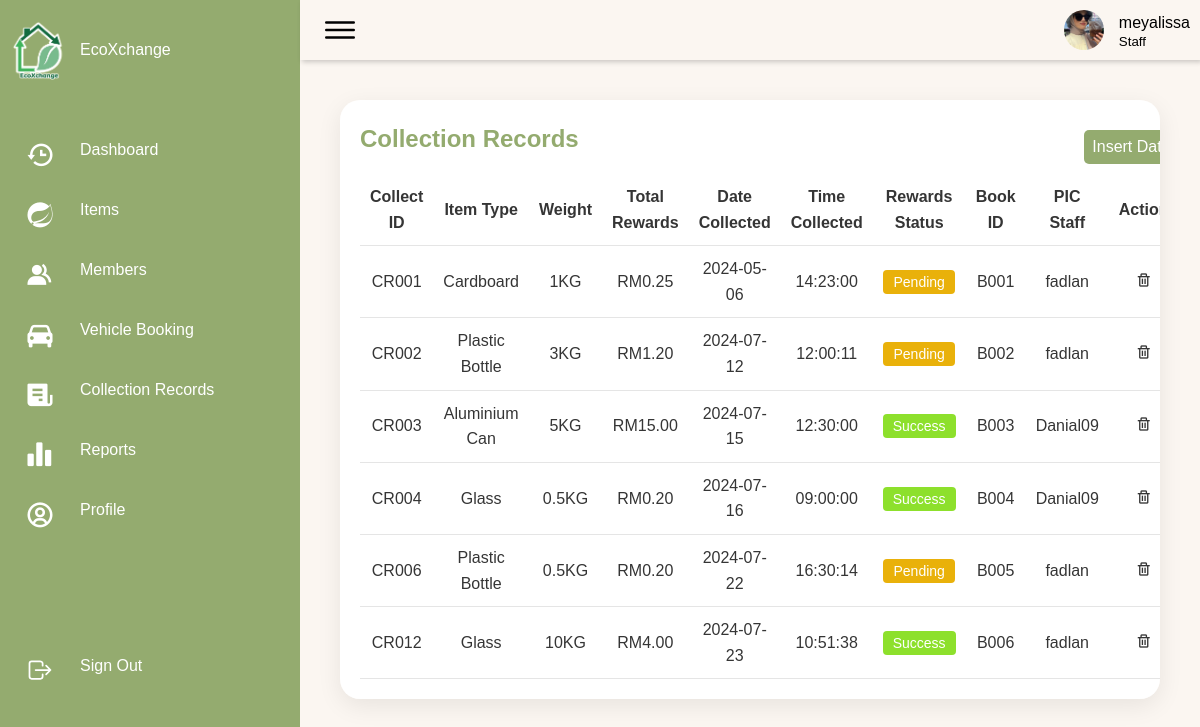
The page /EcoXchange/pages/records.php (signed in) on the database its author committed.
### tables this page shows
CREATE TABLE `staff` (
  `staff_ID` varchar(10) NOT NULL,
  `staff_username` varchar(20) NOT NULL,
  `staff_password` varchar(200) NOT NULL,
  `staff_first_name` varchar(30) NOT NULL,
  `staff_last_name` varchar(30) NOT NULL,
  `staff_contact_no` varchar(12) NOT NULL,
  `staff_email` varchar(30) NOT NULL,
  `category` varchar(30) NOT NULL,
  `staff_pict` varchar(255) NOT NULL
);

CREATE TABLE `collection_record` (
  `collect_ID` varchar(10) NOT NULL,
  `collect_weight` float NOT NULL,
  `total_amount` decimal(6,2) NOT NULL,
  `collect_date` date NOT NULL,
  `collect_time` time NOT NULL,
  `reward_status` varchar(15) NOT NULL,
  `book_ID` varchar(10) NOT NULL,
  `item_ID` varchar(10) NOT NULL,
  `staff_ID` varchar(10) NOT NULL
);

CREATE TABLE `item` (
  `item_ID` varchar(10) NOT NULL,
  `item_name` varchar(50) NOT NULL,
  `item_price` decimal(16,2) DEFAULT NULL,
  `item_pict` varchar(255) DEFAULT NULL
);

### EcoXchange/includes/fetchUserData.php (called while the page is built, shortened)
<?php
include("dbconn.php");
$username = $_SESSION['username'];
$role = $_SESSION['role'];
if ($role === 'Staff') {
    $sql = "SELECT * FROM staff WHERE staff_username = '$username'";
} elseif ($role === 'Customer') {
    $sql = "SELECT * FROM customer WHERE cust_username = '$username'";
} else {
    header("Location: ../pages/Login.php");
    exit();
}
$query = mysqli_query($dbconn, $sql) or die("Error: " . mysqli_error($dbconn));
$user = mysqli_fetch_assoc($query);
$name = $user["staff_username"] ?? $user["cust_username"];
$image = $user["staff_pict"] ?? $user["cust_pict"];
?>

### EcoXchange/pages/records.php (the view, shortened to what this page needs)
<?php
include('../includes/dbconn.php');
include('../includes/fetchUserData.php');
?>
<!DOCTYPE html>
<html lang="en">
<head>
    <link href="https://unpkg.com/boxicons@2.0.7/css/boxicons.min.css" rel="stylesheet" />
    <link rel="stylesheet" href="../style/records.css">
    <link rel="stylesheet" href="../style/alert.css">
</head>
<body>
    <div class="container">
        <?php include('sidebar-1.php'); ?>
        <div class="main">
            <?php include('header.php'); ?>
            <div class="content">
                <div class="details">
                    <div class="itemlist">
                        <div class="tableHeader">
                            <h2>Collection Records</h2>
                            <div class="button-add">
                                <a href='insert.php'><button>Insert Data</button></a>
                            </div>
                        </div>
                        <?php
                            $sql =
                            "SELECT * FROM collection_record r
                            JOIN staff s ON r.staff_ID = s.staff_ID
                            JOIN item i ON r.item_ID = i.item_ID;";
                            $query = mysqli_query($dbconn, $sql);
                            $num_rows = mysqli_num_rows($query);
                            if($num_rows == 0){
                                echo "No item found";
                            } else {
                                echo '<table class="table1">';
                                echo "<thead>";
                                echo"<tr>";
                                echo"<td>Collect ID</td>";
                                echo"<td>Item Type</td>";
                                echo"<td>Weight</td>";
                                echo"<td>Total Rewards</td>";
                                echo"<td>Date Collected</td>";
                                echo"<td>Time Collected</td>";
                                echo"<td>Rewards Status</td>";
                                echo"<td>Book ID</td>";
                                echo"<td>PIC Staff</td>";
                                echo"<td>Action</td>";
                                echo"</tr>";
                                echo "</thead>";
                                while($row = mysqli_fetch_array($query)){
                                    echo "<tbody>";
                                        echo"<tr>";
                                            echo"<td>".$row["collect_ID"]."</td>";
                                            echo"<td>".$row["item_name"]."</td>";
                                            echo"<td>".$row["collect_weight"]."KG</td>";
                                            echo"<td>RM".$row["total_amount"]."</td>";
                                            echo"<td>".$row["collect_date"]."</td>";
                                            echo"<td>".$row["collect_time"]."</td>";
                                            echo"<td><button class='";
                                                echo $row["reward_status"] == 'success' ? "success" : "pending";
                                            echo "'>";
                                            if($row["reward_status"] == 'success') {
                                                echo '<a href="status.php?collect_ID='.$row["collect_ID"].'&reward_status=pending">Success</a>';
                                            } else {
                                                echo '<a href="status.php?collect_ID='.$row["collect_ID"].'&reward_status=success">Pending</a>';
                                            }
                                            echo "</button></td>";
                                            echo"<td>".$row["book_ID"]."</td>";
                                            echo"<td>".$row["staff_username"]."</td>";
                                            echo"<td><a href='removerecord.php?collect_ID=".$row["collect_ID"]."'><i class='bx bx-trash'></i></a></td>";
                                        echo"</tr>";
                                    echo "</tbody>";
                                }
                                echo '</table>';
                            }
                        ?>
                    </div>
                </div>
            </div>
        </div>
    </div>
</body>
</html>

### EcoXchange/pages/header.php
<div class="topbar">
    <div class="toggle">
        <ion-icon name="menu-outline"></ion-icon>
    </div>
    <div class="user">
        <img src="<?php echo $image; ?>" alt="profile picture">
        <div class="info">
            <p><?php echo $name; ?></p>
            <small><?php echo $role; ?></small>
        </div>
    </div>
</div>

### EcoXchange/style/records.css (style rules this page uses)
.success { padding: 4px 10px; background: #8de02c; border: none; border-radius: 4px; font-size: 14px; font-weight: 500; cursor: pointer; }
.pending { padding: 4px 10px; background: #e9b10a; border: none; border-radius: 4px; font-size: 14px; font-weight: 500; cursor: pointer; }
a { text-decoration: none; color: var(--white-color); }
.bx-trash { color:var(--dark-color); }

### EcoXchange/style/items-1.css (style rules this page uses)
.content { width: 100%; }
.table1 tr { background-color: white ; color: black; }
.table1 td, .table1 th { text-align: center; }
.button-add button { margin-top: 10px; padding: 8px; font-size: 16px; color: #fff; border: none; border-radius: 5px; background: var(--primary-color); cursor: pointer; }
.details { position: relative; width: 100%; padding: 20px; }
.details .itemlist { position: relative; display: grid; min-height: 500px; background: var(--white-color); padding: 20px; box-shadow: 0 7px 25px rgba(0, 0, 0, 0.08); border-radius: 20px; overflow-x: auto; }
.details .tableHeader { display: flex; justify-content: space-between; align-items: flex-start; }
.tableHeader h2 { font-weight: 600; color: var(--primary-color); }
.details table { width: 100%; border-collapse: collapse; margin-top: 10px; }
.details table thead td { font-weight: 600; }
.details .itemlist table tr { color: var(--dark-color); border-bottom: 1px solid rgba(0, 0, 0, 0.1); }
.details .itemlist table tr:last-child { border-bottom: 1px solid rgba(0, 0, 0, 0.1); }
.details .itemlist table tr td { padding: 10px; }
.details .itemlist table tr td:last-child { text-align: center; }
.details .itemlist table tr td:nth-child(2) { text-align: center; }
.details .itemlist table tr td:nth-child(3) { text-align: center; }
.content { padding:20px; }

### EcoXchange/style/style.css (style rules this page uses)
:root { --background-color: #FBF6F1; --primary-color: #94AB6F; --dark-prim-color: #849B60; --secondary-color: #136B40; --white-color: #fff; --dark-color: #353535; --black-color: black; --text-grey: grey; --body-font: "Poppins", sans-serif, "Martel"; --biggest-font-size: 4.5rem; --h1-font-size: 2.5rem; --h2-font-size: 1.5rem; --h3-font-size: 1.25rem; --normal-font-size: 1rem; --small-font-size: 0.875rem; --smaller-font-size: 0.813rem; --font-medium: 400; --font-semi-bold: 600; --font-bold: 700; --mb-1: 0.5rem; --mb-2: 1rem; --mb-3: 1.5rem; --mb-4: 2rem; --mb-5: 2.5rem; --mb-6: 3rem; --z-normal: 1; --z-tooltip: 10; --z-fixed: 100; --screen-size: 80vh; --padding-size: 4rem 0 2rem; }
html { scroll-behavior: smooth; }
* { text-decoration: none; list-style: none; }
body { margin: var(--header-height) 0 0 0; font-family: var(--body-font); font-size: var(--normal-font-size); font-weight: var(--font-medium); background-color: var(--background-color); line-height: 1.6; }

### EcoXchange/style/SidebarUser.css (style rules this page uses)
* { font-family: "Ubuntu", sans-serif; margin: 0; padding: 0; box-sizing: border-box; }
body { min-height: 100vh; overflow-x: hidden; }
.container { position: relative; width: 100%; }
.main { position: absolute; width: calc(100% - 300px); left: 300px; min-height: 100vh; background: var(--background-color); transition: 0.5s; }
.topbar { width: 100%; height: 60px; display: flex; justify-content: space-between; align-items: center; padding: 0 10px; box-shadow: 2px 2px 5px rgba(0, 0, 0, 0.2); }
.toggle { position: relative; width: 60px; height: 60px; display: flex; justify-content: center; align-items: center; font-size: 2.5rem; cursor: pointer; }
.user { position: relative; display: flex; }
.user img { width: 40px; height: 40px; object-fit: cover; border-radius: 50%; cursor: pointer; }
.user .info { margin-left: 15px; height: 40px; }
.user p { margin-bottom: -8px; }
.user small { margin-top: -8px; }
.content { padding:20px; }

### rows shown on the page
staff: staff_pict (picture), staff_username "meyalissa"
collection_record: collect_ID "CR001", item_ID.item_name "Cardboard", collect_weight "1", total_amount "0.25", collect_date "2024-05-06", collect_time "14:23:00", book_ID "B001", staff_ID.staff_username "fadlan"
collection_record: collect_ID "CR002", item_ID.item_name "Plastic Bottle", collect_weight "3", total_amount "1.20", collect_date "2024-07-12", collect_time "12:00:11", book_ID "B002", staff_ID.staff_username "fadlan"
collection_record: collect_ID "CR003", item_ID.item_name "Aluminium Can", collect_weight "5", total_amount "15.00", collect_date "2024-07-15", collect_time "12:30:00", book_ID "B003", staff_ID.staff_username "Danial09"
collection_record: collect_ID "CR004", item_ID.item_name "Glass", collect_weight "0.5", total_amount "0.20", collect_date "2024-07-16", collect_time "09:00:00", book_ID "B004", staff_ID.staff_username "Danial09"
collection_record: collect_ID "CR006", item_ID.item_name "Plastic Bottle", collect_weight "0.5", total_amount "0.20", collect_date "2024-07-22", collect_time "16:30:14", book_ID "B005", staff_ID.staff_username "fadlan"
collection_record: collect_ID "CR012", item_ID.item_name "Glass", collect_weight "10", total_amount "4.00", collect_date "2024-07-23", collect_time "10:51:38", book_ID "B006", staff_ID.staff_username "fadlan"

### other values the page prints
$role "Staff"
